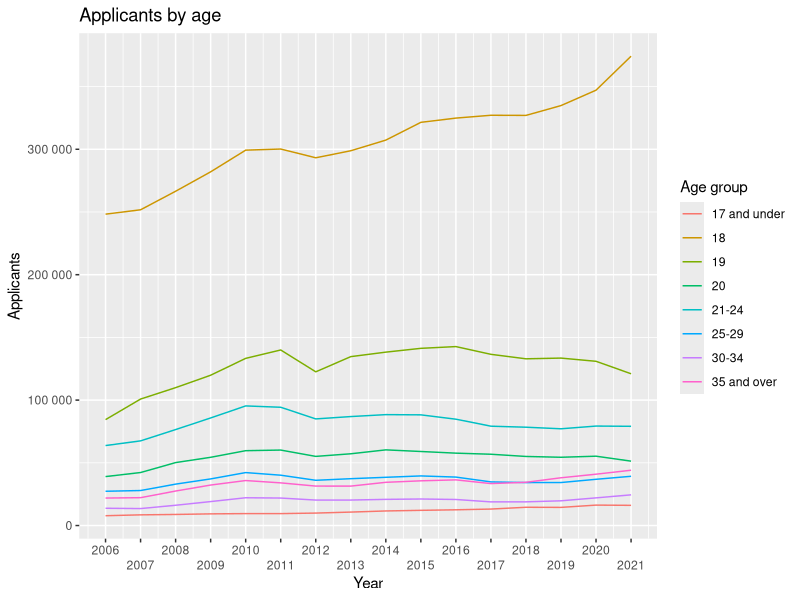
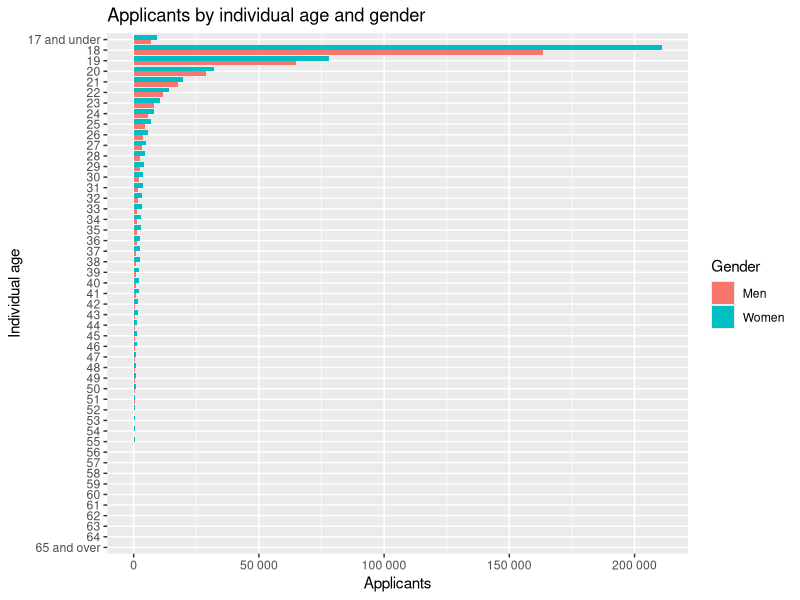

Write the R code that produced these figures, in order.
library(tidyverse)

apps_agegp <- read_csv("data/EOC_data_resource_2021_002_1.csv",
                       skip = 15, col_select = c("Year",
                                                 "Age group",
                                                 "Individual age",
                                                 "Domicile",
                                                 "Gender",
                                                 "Applicant type",
                                                 "Applicants"  ))

filter_apptype <- "All"
filter_gender <- "All"
filter_domicile <- "All"
filter_agegp <- "All"
filter_indivage <- "All"

apps_filter <- apps_agegp[apps_agegp$Domicile == filter_apptype &
                            apps_agegp$Gender == filter_gender &
                            apps_agegp$`Applicant type` == filter_apptype &
                            apps_agegp$`Individual age` == filter_indivage &
                            apps_agegp$`Age group` != filter_agegp,]

ggplot(data = apps_filter,
       aes(x = Year, 
           y = Applicants, 
           color = `Age group`)
       ) +
  geom_line() +
  scale_y_continuous(labels = scales::number) +
  scale_x_continuous(breaks=seq(2006,2022,1)) +
  guides(x = guide_axis(n.dodge = 2)) +
  labs(title = "Applicants by age")

apps_indage <- apps_agegp[apps_agegp$Domicile == filter_apptype &
                            apps_agegp$Gender != filter_gender &
                            apps_agegp$`Applicant type` == filter_apptype &
                            apps_agegp$`Individual age` != filter_indivage &
                            apps_agegp$`Age group` != filter_agegp,]

apps_indage$`Individual age` <- as.factor(apps_indage$`Individual age`)

ggplot(data = apps_indage,
       aes(y = `Individual age`,
           x = Applicants,
           fill = Gender)
) +
  geom_bar(stat = 'identity', position = 'dodge') +
  labs(title = "Applicants by individual age and gender") +
  scale_y_discrete(limits = rev(levels(apps_indage$`Individual age`))) +
  scale_x_continuous(labels = scales::number)